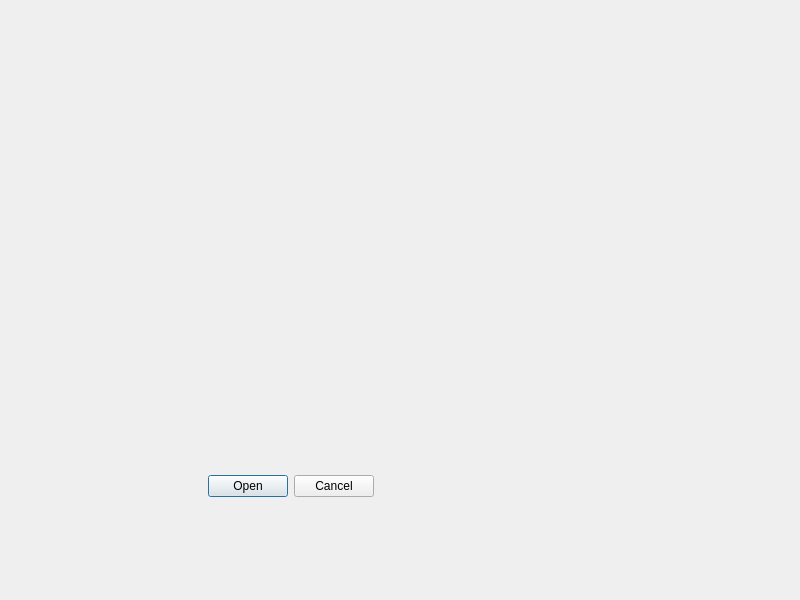
<?xml version="1.0" encoding="UTF-8"?>
<ui version="4.0">
 <class>Dialog</class>
 <widget class="QDialog" name="Dialog">
  <property name="geometry">
   <rect>
    <x>0</x>
    <y>0</y>
    <width>800</width>
    <height>600</height>
   </rect>
  </property>
  <property name="windowTitle">
   <string>Dialog</string>
  </property>
  <widget class="QDialogButtonBox" name="buttonBox">
   <property name="geometry">
    <rect>
     <x>120</x>
     <y>470</y>
     <width>341</width>
     <height>32</height>
    </rect>
   </property>
   <property name="layoutDirection">
    <enum>Qt::LayoutDirection::LeftToRight</enum>
   </property>
   <property name="orientation">
    <enum>Qt::Orientation::Horizontal</enum>
   </property>
   <property name="standardButtons">
    <set>QDialogButtonBox::StandardButton::Cancel|QDialogButtonBox::StandardButton::Open</set>
   </property>
   <property name="centerButtons">
    <bool>true</bool>
   </property>
  </widget>
 </widget>
 <resources/>
 <connections>
  <connection>
   <sender>buttonBox</sender>
   <signal>accepted()</signal>
   <receiver>Dialog</receiver>
   <slot>accept()</slot>
   <hints>
    <hint type="sourcelabel">
     <x>248</x>
     <y>254</y>
    </hint>
    <hint type="destinationlabel">
     <x>157</x>
     <y>274</y>
    </hint>
   </hints>
  </connection>
  <connection>
   <sender>buttonBox</sender>
   <signal>rejected()</signal>
   <receiver>Dialog</receiver>
   <slot>reject()</slot>
   <hints>
    <hint type="sourcelabel">
     <x>316</x>
     <y>260</y>
    </hint>
    <hint type="destinationlabel">
     <x>286</x>
     <y>274</y>
    </hint>
   </hints>
  </connection>
 </connections>
</ui>
